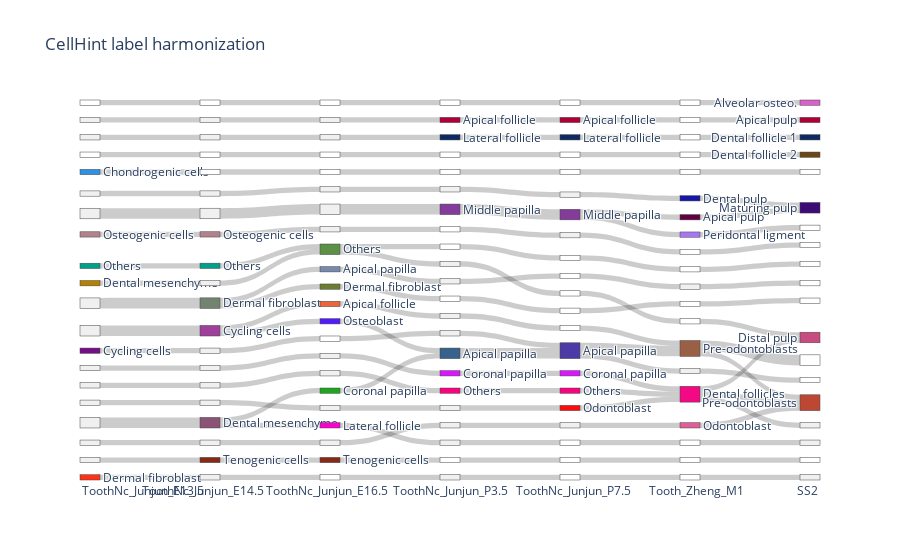

Write notebook code for a chart like this one.
### Code cell
cellhint.sankeyplot(alignment,save="../../results/annotation/anno_harmonize/20250119_mes/20250120_sankey.pdf")

### Figure 1 — Plotly figure (JSON) as saved in the notebook; plotly's stock layout.template omitted (floating-point values rounded to 4 significant figures; data arrays with more than 128 entries replaced by an {"elided": "..."} marker saying what was removed)
{"data": [{"link": {"source": {"elided": "134 int values"}, "target": {"elided": "134 int values"}, "value": {"elided": "134 int values"}}, "node": {"color": {"elided": "144 str values"}, "label": {"elided": "144 str values"}}, "type": "sankey"}], "layout": {"annotations": [{"showarrow": false, "text": "ToothNc_Junjun_E13.5", "x": 0, "xanchor": "left", "xref": "paper", "y": 0, "yanchor": "top", "yref": "paper"}, {"showarrow": false, "text": "ToothNc_Junjun_E14.5", "x": 0.1667, "xanchor": "center", "xref": "paper", "y": 0, "yanchor": "top", "yref": "paper"}, {"showarrow": false, "text": "ToothNc_Junjun_E16.5", "x": 0.3333, "xanchor": "center", "xref": "paper", "y": 0, "yanchor": "top", "yref": "paper"}, {"showarrow": false, "text": "ToothNc_Junjun_P3.5", "x": 0.5, "xanchor": "center", "xref": "paper", "y": 0, "yanchor": "top", "yref": "paper"}, {"showarrow": false, "text": "ToothNc_Junjun_P7.5", "x": 0.6667, "xanchor": "center", "xref": "paper", "y": 0, "yanchor": "top", "yref": "paper"}, {"showarrow": false, "text": "Tooth_Zheng_M1", "x": 0.8333, "xanchor": "center", "xref": "paper", "y": 0, "yanchor": "top", "yref": "paper"}, {"showarrow": false, "text": "SS2", "x": 1, "xanchor": "right", "xref": "paper", "y": 0, "yanchor": "top", "yref": "paper"}], "autosize": true, "title": {"text": "CellHint label harmonization"}}}
